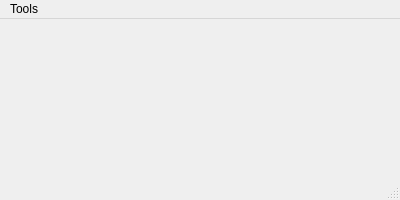
<?xml version="1.0" encoding="UTF-8"?>
<ui version="4.0">
 <class>MainWindow</class>
 <widget class="QMainWindow" name="MainWindow">
  <property name="geometry">
   <rect>
    <x>0</x>
    <y>0</y>
    <width>400</width>
    <height>200</height>
   </rect>
  </property>
  <property name="minimumSize">
   <size>
    <width>300</width>
    <height>200</height>
   </size>
  </property>
  <property name="maximumSize">
   <size>
    <width>400</width>
    <height>200</height>
   </size>
  </property>
  <property name="windowTitle">
   <string>Test Task</string>
  </property>
  <widget class="QWidget" name="centralwidget"/>
  <widget class="QMenuBar" name="menubar">
   <property name="geometry">
    <rect>
     <x>0</x>
     <y>0</y>
     <width>400</width>
     <height>21</height>
    </rect>
   </property>
   <widget class="QMenu" name="menuWave_Viewer">
    <property name="title">
     <string>Tools</string>
    </property>
    <addaction name="actionWave_Viewer"/>
    <addaction name="actionAbout"/>
   </widget>
   <addaction name="menuWave_Viewer"/>
  </widget>
  <widget class="QStatusBar" name="statusbar"/>
  <action name="actionWave_Viewer">
   <property name="text">
    <string>Wave Viewer</string>
   </property>
   <property name="shortcut">
    <string>Ctrl+W</string>
   </property>
  </action>
  <action name="actionAbout">
   <property name="text">
    <string>About</string>
   </property>
   <property name="shortcut">
    <string>Ctrl+A</string>
   </property>
  </action>
 </widget>
 <resources/>
 <connections/>
</ui>
